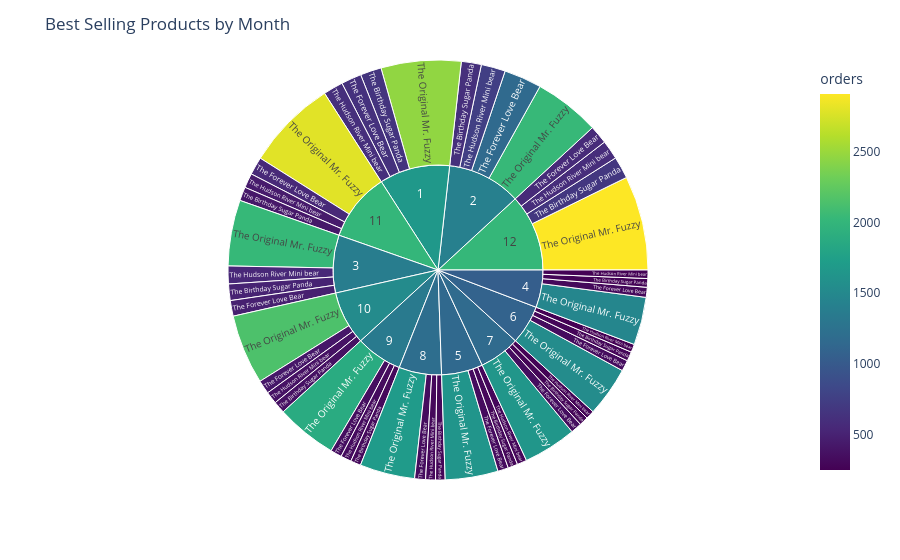

Notebook code for this chart:
### Markdown cell above
6.Best Selling Product by Month

### Code cell
monthly_product = (
    sales_data.groupby(['month', 'product_name'])
    .size()
    .reset_index(name='orders')
)

fig = px.sunburst(
    monthly_product,
    path=['month', 'product_name'],
    values='orders',
    color='orders',
    color_continuous_scale='Viridis'
)

fig.update_layout(
    title='Best Selling Products by Month'
)

fig.show()

### Figure 1 — Plotly figure (JSON) as saved in the notebook; plotly's stock layout.template omitted (floating-point values rounded to 4 significant figures)
{"data": [{"branchvalues": "total", "customdata": [[650.0], [624.0], [610.0], [2463.0], [616.0], [1157.0], [746.0], [2033.0], [507.0], [481.0], [548.0], [2029.0], [267.0], [308.0], [259.0], [1475.0], [299.0], [328.0], [298.0], [1627.0], [288.0], [335.0], [249.0], [1536.0], [276.0], [339.0], [264.0], [1639.0], [294.0], [335.0], [303.0], [1696.0], [317.0], [349.0], [327.0], [1880.0], [368.0], [419.0], [377.0], [2147.0], [425.0], [551.0], [449.0], [2793.0], [678.0], [570.0], [588.0], [2908.0], [1668.0], [1408.0], [1376.0], [1043.0], [1149.0], [1087.0], [1170.0], [1205.0], [1345.0], [1529.0], [2012.0], [2021.0]], "domain": {"x": [0, 1], "y": [0, 1]}, "hovertemplate": "labels=%{label}<br>orders_sum=%{value}<br>parent=%{parent}<br>id=%{id}<br>orders=%{color}<extra></extra>", "ids": ["1/The Birthday Sugar Panda", "1/The Forever Love Bear", "1/The Hudson River Mini bear", "1/The Original Mr. Fuzzy", "2/The Birthday Sugar Panda", "2/The Forever Love Bear", "2/The Hudson River Mini bear", "2/The Original Mr. Fuzzy", "3/The Birthday Sugar Panda", "3/The Forever Love Bear", "3/The Hudson River Mini bear", "3/The Original Mr. Fuzzy", "4/The Birthday Sugar Panda", "4/The Forever Love Bear", "4/The Hudson River Mini bear", "4/The Original Mr. Fuzzy", "5/The Birthday Sugar Panda", "5/The Forever Love Bear", "5/The Hudson River Mini bear", "5/The Original Mr. Fuzzy", "6/The Birthday Sugar Panda", "6/The Forever Love Bear", "6/The Hudson River Mini bear", "6/The Original Mr. Fuzzy", "7/The Birthday Sugar Panda", "7/The Forever Love Bear", "7/The Hudson River Mini bear", "7/The Original Mr. Fuzzy", "8/The Birthday Sugar Panda", "8/The Forever Love Bear", "8/The Hudson River Mini bear", "8/The Original Mr. Fuzzy", "9/The Birthday Sugar Panda", "9/The Forever Love Bear", "9/The Hudson River Mini bear", "9/The Original Mr. Fuzzy", "10/The Birthday Sugar Panda", "10/The Forever Love Bear", "10/The Hudson River Mini bear", "10/The Original Mr. Fuzzy", "11/The Birthday Sugar Panda", "11/The Forever Love Bear", "11/The Hudson River Mini bear", "11/The Original Mr. Fuzzy", "12/The Birthday Sugar Panda", "12/The Forever Love Bear", "12/The Hudson River Mini bear", "12/The Original Mr. Fuzzy", "1", "2", "3", "4", "5", "6", "7", "8", "9", "10", "11", "12"], "labels": ["The Birthday Sugar Panda", "The Forever Love Bear", "The Hudson River Mini bear", "The Original Mr. Fuzzy", "The Birthday Sugar Panda", "The Forever Love Bear", "The Hudson River Mini bear", "The Original Mr. Fuzzy", "The Birthday Sugar Panda", "The Forever Love Bear", "The Hudson River Mini bear", "The Original Mr. Fuzzy", "The Birthday Sugar Panda", "The Forever Love Bear", "The Hudson River Mini bear", "The Original Mr. Fuzzy", "The Birthday Sugar Panda", "The Forever Love Bear", "The Hudson River Mini bear", "The Original Mr. Fuzzy", "The Birthday Sugar Panda", "The Forever Love Bear", "The Hudson River Mini bear", "The Original Mr. Fuzzy", "The Birthday Sugar Panda", "The Forever Love Bear", "The Hudson River Mini bear", "The Original Mr. Fuzzy", "The Birthday Sugar Panda", "The Forever Love Bear", "The Hudson River Mini bear", "The Original Mr. Fuzzy", "The Birthday Sugar Panda", "The Forever Love Bear", "The Hudson River Mini bear", "The Original Mr. Fuzzy", "The Birthday Sugar Panda", "The Forever Love Bear", "The Hudson River Mini bear", "The Original Mr. Fuzzy", "The Birthday Sugar Panda", "The Forever Love Bear", "The Hudson River Mini bear", "The Original Mr. Fuzzy", "The Birthday Sugar Panda", "The Forever Love Bear", "The Hudson River Mini bear", "The Original Mr. Fuzzy", "1", "2", "3", "4", "5", "6", "7", "8", "9", "10", "11", "12"], "marker": {"coloraxis": "coloraxis", "colors": [650.0, 624.0, 610.0, 2463.0, 616.0, 1157.0, 746.0, 2033.0, 507.0, 481.0, 548.0, 2029.0, 267.0, 308.0, 259.0, 1475.0, 299.0, 328.0, 298.0, 1627.0, 288.0, 335.0, 249.0, 1536.0, 276.0, 339.0, 264.0, 1639.0, 294.0, 335.0, 303.0, 1696.0, 317.0, 349.0, 327.0, 1880.0, 368.0, 419.0, 377.0, 2147.0, 425.0, 551.0, 449.0, 2793.0, 678.0, 570.0, 588.0, 2908.0, 1668.0, 1408.0, 1376.0, 1043.0, 1149.0, 1087.0, 1170.0, 1205.0, 1345.0, 1529.0, 2012.0, 2021.0]}, "name": "", "parents": ["1", "1", "1", "1", "2", "2", "2", "2", "3", "3", "3", "3", "4", "4", "4", "4", "5", "5", "5", "5", "6", "6", "6", "6", "7", "7", "7", "7", "8", "8", "8", "8", "9", "9", "9", "9", "10", "10", "10", "10", "11", "11", "11", "11", "12", "12", "12", "12", "", "", "", "", "", "", "", "", "", "", "", ""], "type": "sunburst", "values": [650.0, 624.0, 610.0, 2463.0, 616.0, 1157.0, 746.0, 2033.0, 507.0, 481.0, 548.0, 2029.0, 267.0, 308.0, 259.0, 1475.0, 299.0, 328.0, 298.0, 1627.0, 288.0, 335.0, 249.0, 1536.0, 276.0, 339.0, 264.0, 1639.0, 294.0, 335.0, 303.0, 1696.0, 317.0, 349.0, 327.0, 1880.0, 368.0, 419.0, 377.0, 2147.0, 425.0, 551.0, 449.0, 2793.0, 678.0, 570.0, 588.0, 2908.0, 4347.0, 4552.0, 3565.0, 2309.0, 2552.0, 2408.0, 2518.0, 2628.0, 2873.0, 3311.0, 4218.0, 4744.0]}], "layout": {"coloraxis": {"colorbar": {"title": {"text": "orders"}}, "colorscale": [[0, "#440154"], [0.1111, "#482878"], [0.2222, "#3e4989"], [0.3333, "#31688e"], [0.4444, "#26828e"], [0.5556, "#1f9e89"], [0.6667, "#35b779"], [0.7778, "#6ece58"], [0.8889, "#b5de2b"], [1, "#fde725"]]}, "legend": {"tracegroupgap": 0}, "margin": {"t": 60}, "title": {"text": "Best Selling Products by Month"}}}
